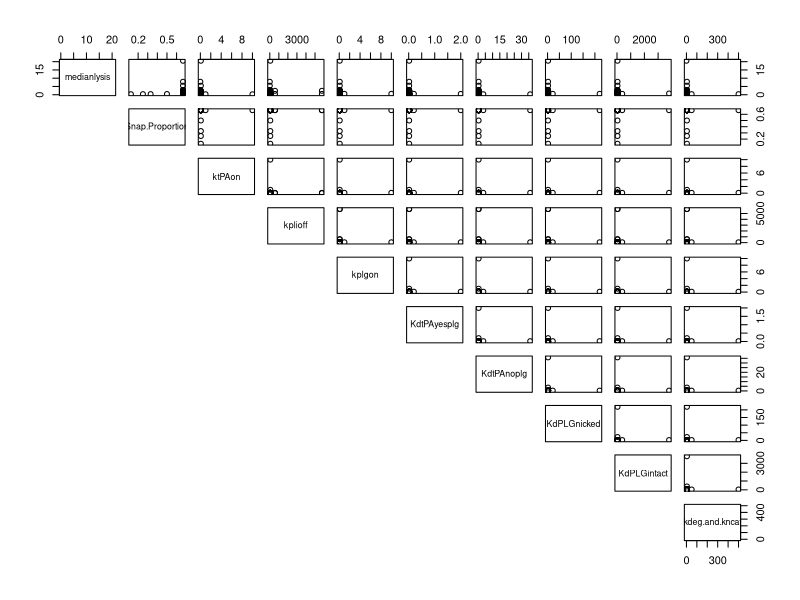
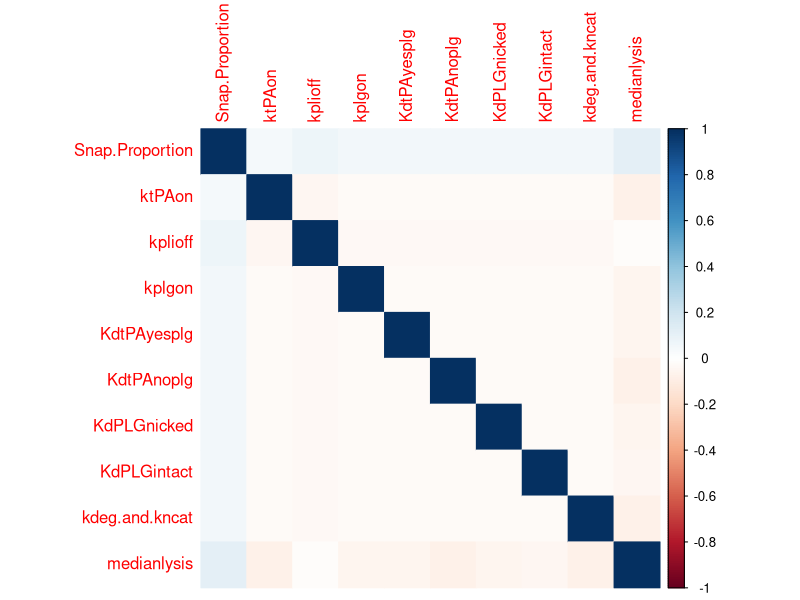
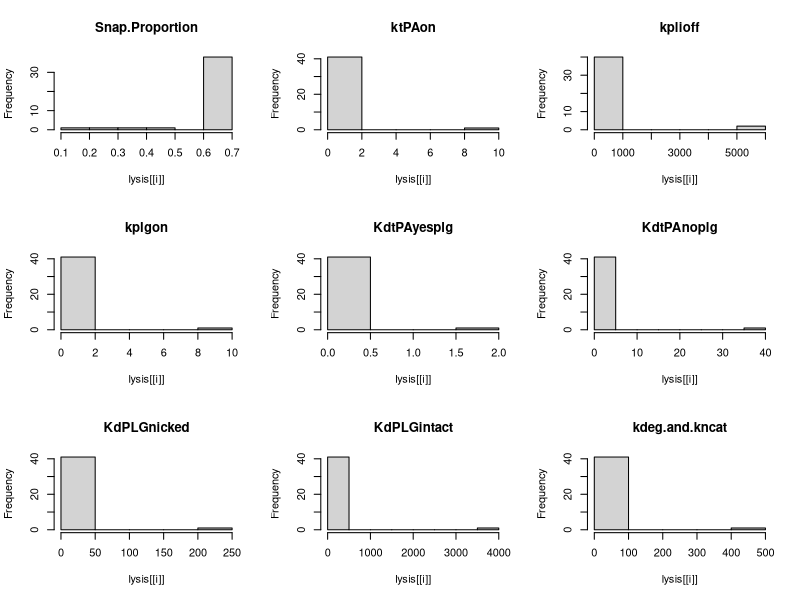
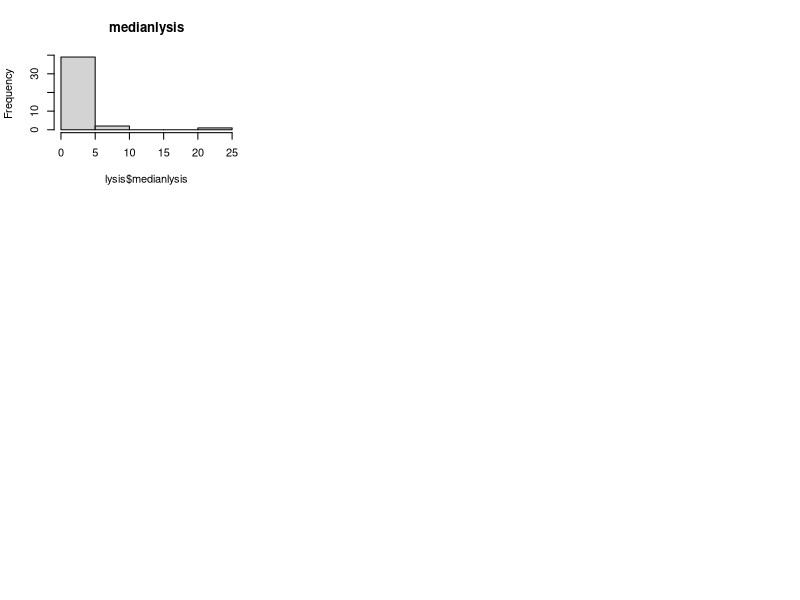
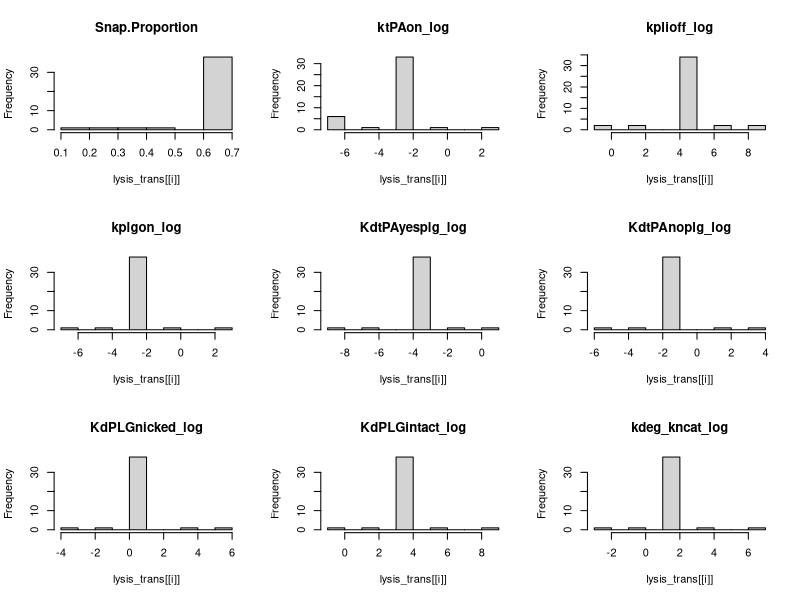

Recreate these plots in R, in order. (Note: this script raises an error after producing the figures.)
## ---- chunk 1
library(car)
library(MASS)
library(leaps)
library(psych)
library(corrplot)
## ---- chunk 2
lysis <- read.csv("target.csv")
## ---- chunk 3
summary(lysis)

sapply(lysis, sd)

describe(lysis)

pairs(lysis[, c("medianlysis", "Snap.Proportion", "ktPAon", "kplioff", "kplgon", "KdtPAyesplg", "KdtPAnoplg", "KdPLGnicked", "KdPLGintact", "kdeg.and.kncat")], lower.panel=NULL)
## ---- chunk 4

Org_model <- lm(medianlysis ~., data = lysis)
summary(Org_model)

## ---- chunk 5
cor(lysis)


corrplot(cor(lysis), method = "color", t1.cex=0.7)
## ---- chunk 6
par(mfrow=c(3,3))
for(i in 1:9) hist(lysis[[i]], main=names(lysis)[i])
hist(lysis$medianlysis, main="medianlysis")

## ---- chunk 7
# Snap.Proportion is a proportion (0–1), not a rate constant or concentration. It may already be bounded and less skewed, or have a different distribution, so log transformation is unnecessary.




lysis$ktPAon_log <- log(lysis$ktPAon)
lysis$kplioff_log <- log(lysis$kplioff)
lysis$kplgon_log <- log(lysis$kplgon)
lysis$KdtPAyesplg_log <- log(lysis$KdtPAyesplg)
lysis$KdtPAnoplg_log <- log(lysis$KdtPAnoplg)
lysis$KdPLGnicked_log <- log(lysis$KdPLGnicked)
lysis$KdPLGintact_log <- log(lysis$KdPLGintact)
lysis$kdeg_kncat_log <- log(lysis$kdeg.and.kncat)

# Keep transformed predictors + original Snap.Proportion
lysis_trans <- data.frame(
  Snap.Proportion = lysis$Snap.Proportion,
  ktPAon_log = lysis$ktPAon_log,
  kplioff_log = lysis$kplioff_log,
  kplgon_log = lysis$kplgon_log,
  KdtPAyesplg_log = lysis$KdtPAyesplg_log,
  KdtPAnoplg_log = lysis$KdtPAnoplg_log,
  KdPLGnicked_log = lysis$KdPLGnicked_log,
  KdPLGintact_log = lysis$KdPLGintact_log,
  kdeg_kncat_log = lysis$kdeg_kncat_log,
  medianlysis = lysis$medianlysis
)

# Quick check
summary(lysis_trans)

par(mfrow=c(3,3))
for(i in 1:9) hist(lysis_trans[[i]], main=names(lysis_trans)[i])

## ---- chunk 8
#Model Fitting

lysis_lm <- lm(medianlysis ~., data = lysis_trans)

summary(lysis_lm)

## ---- chunk 9
boxcox(lysis_lm)
## ---- chunk 10
lysis_trans$medianlysis <- 1/(lysis_trans$medianlysis) # this would push the inverse of medianlysis to medianlysis variable - the name remains unchanged but the transformation happens

# refitting the model with transformed data

trans_lysis_lm <- lm(medianlysis ~., data = lysis_trans)

summary(trans_lysis_lm)


## ---- chunk 11
# Checking for multi-collinearity
vif(trans_lysis_lm) # No multi-collinearity present all are less than 10 (cut-off)

## ---- chunk 12
fwd <- lm(medianlysis ~ 1, data = lysis_trans)
out_fwd <- step(fwd, scope = ~ Snap.Proportion + ktPAon_log + kplioff_log + kplgon_log + KdtPAyesplg_log + KdtPAnoplg_log +KdPLGnicked_log+ KdPLGintact_log+kdeg_kncat_log , direction = "forward")

summary(out_fwd)

## ---- chunk 13
subset_model <- regsubsets(medianlysis ~ kdeg_kncat_log + kplioff_log + 
                           Snap.Proportion + ktPAon_log + KdtPAnoplg_log +
                           KdtPAyesplg_log + kplgon_log + KdPLGnicked_log + 
                           KdPLGintact_log,
                           data = lysis_trans)

summary(subset_model)$outmat


names(summary(subset_model))


which.min(summary(subset_model)$bic)

which.max(summary(subset_model)$adjr2)


plot(subset_model, scale = "adjr2")
## ---- chunk 14
best_model <- lm(medianlysis ~ kdeg_kncat_log + kplioff_log +Snap.Proportion + ktPAon_log + KdtPAnoplg_log + kplgon_log, data = lysis_trans)

summary(best_model)

## ---- chunk 15
# Constant variance check
plot(best_model, 1)

# Normality check
plot(best_model, 2)

#Outlier check
rstd <- rstandard(best_model)
which(abs(rstd)>3)


# High Leverage
h <- hatvalues(best_model)
# cut-off value would be: (2(k+1))/n = (2*(6+1))/42 = 14/42 = 0.3333
which(h > 0.3333)

# influential Observations
ckd <- cooks.distance(best_model)
which(ckd > 0.5)
which(ckd > 1)


plot(best_model, 5)
## ---- chunk 16
# A Good Prediction that fills hope


# Observation 20 values from the CSV:
# Snap.Proportion: 0.6667
# ktPAon: 0.1
# kplioff: 57.6
# kplgon: 0.1
# KdtPAnoplg: 0.36
# kdeg.and.kncat: 5
# Actual medianlysis: 0.5276


new_data <- data.frame(
kdeg_kncat_log = log(5),
kplioff_log = log(57.6),
Snap.Proportion = 0.6667,
ktPAon_log = log(0.1),
KdtPAnoplg_log = log(0.36),
kplgon_log = log(0.1)
)


predicted_reciprocal<- predict(best_model, newdata = new_data)


predicted_medianlysis<- 1 / predicted_reciprocal


cat("Predicted medianlysis:", predicted_medianlysis, "\n")
cat("Actual medianlysis: 0.5276\n")
cat("Difference:", abs(0.5276- predicted_medianlysis), "\n")


## ---- chunk 17
# A bad prediction that destroys Confidence


# Observation 25 values from the CSV:
# Snap.Proportion: 0.6667
# ktPAon: 0.1
# kplioff: 57.6
# kplgon: 0.1
# KdtPAnoplg: 0.036
# kdeg.and.kncat: 5
# Actual medianlysis: 1.606


new_data <- data.frame(
kdeg_kncat_log = log(5),
kplioff_log = log(57.6),
Snap.Proportion = 0.6667,
ktPAon_log = log(0.1),
KdtPAnoplg_log = log(0.036),
kplgon_log = log(0.1)
)


predicted_reciprocal<- predict(best_model, newdata = new_data)


predicted_medianlysis<- 1 / predicted_reciprocal


cat("Predicted medianlysis:", predicted_medianlysis, "\n")
cat("Actual medianlysis: 1.606\n")
cat("Difference:", abs(1.606- predicted_medianlysis), "\n")
